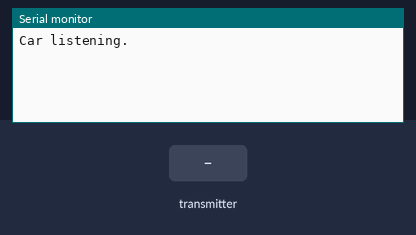
Simulated run of this sketch. Board: Arduino Uno, built with avr-gcc and run on an emulated ATmega328P. Shown: the last lines printed to the serial monitor. The inputs (shaded band) are chosen by the test bench. No radio packets arrive unless stated.

Above: at 1.2 s.
1.3 s: the transmitter starts sending counter = 0
At 1.37 s:
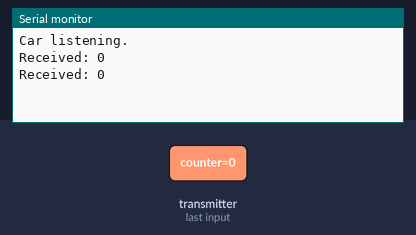
3.2 s: the transmitter starts sending counter = 256
At 3.27 s:
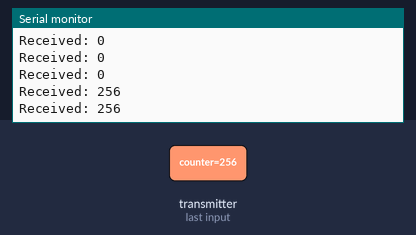

The sketch:

car.ino
```cpp
#include <SPI.h>
#include <RF24.h>

RF24 radio(9, 10); // CE, CSN
const byte address[5] = {0x12, 0x34, 0x56, 0x78, 0x9A};

uint32_t counter = 0;

void setup() {
  Serial.begin(115200);

  while (!radio.begin()) {
    Serial.println(F("Radio initialization failed; retrying..."));
    delay(1000);
  }
  while (!radio.isChipConnected()) {
    Serial.println(F("Radio chip not connected; retrying..."));
    delay(1000);
  }

  radio.setChannel(76);
  radio.setDataRate(RF24_250KBPS);
  radio.setPALevel(RF24_PA_LOW);
  radio.setCRCLength(RF24_CRC_16);
  radio.setAutoAck(true);
  radio.setRetries(5, 15);
  radio.setPayloadSize(sizeof(counter));
  radio.openReadingPipe(1, address);
  radio.startListening();

  Serial.println(F("Car listening."));
}

void loop() {
  if (radio.available()) {
    radio.read(&counter, sizeof(counter));
    Serial.print(F("Received: "));
    Serial.println(counter);
  }
}
```

Measured:
- after the input at 1.3 s, the serial monitor: prints a new line at once (image 1)
- after the input at 3.2 s, the serial monitor: prints a new line at once (image 2)
